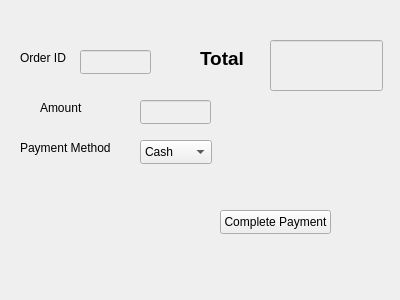
<?xml version="1.0" encoding="UTF-8"?>
<ui version="4.0">
 <class>Form</class>
 <widget class="QWidget" name="Form">
  <property name="geometry">
   <rect>
    <x>0</x>
    <y>0</y>
    <width>400</width>
    <height>300</height>
   </rect>
  </property>
  <property name="windowTitle">
   <string>Form</string>
  </property>
  <widget class="QLineEdit" name="lineEdit_6">
   <property name="enabled">
    <bool>false</bool>
   </property>
   <property name="geometry">
    <rect>
     <x>80</x>
     <y>50</y>
     <width>71</width>
     <height>24</height>
    </rect>
   </property>
  </widget>
  <widget class="QLabel" name="label_8">
   <property name="geometry">
    <rect>
     <x>200</x>
     <y>50</y>
     <width>71</width>
     <height>16</height>
    </rect>
   </property>
   <property name="font">
    <font>
     <pointsize>14</pointsize>
     <bold>true</bold>
    </font>
   </property>
   <property name="text">
    <string>Total</string>
   </property>
  </widget>
  <widget class="QLabel" name="label_7">
   <property name="geometry">
    <rect>
     <x>20</x>
     <y>50</y>
     <width>71</width>
     <height>16</height>
    </rect>
   </property>
   <property name="text">
    <string>Order ID</string>
   </property>
  </widget>
  <widget class="QLineEdit" name="lineEdit_7">
   <property name="enabled">
    <bool>false</bool>
   </property>
   <property name="geometry">
    <rect>
     <x>270</x>
     <y>40</y>
     <width>113</width>
     <height>51</height>
    </rect>
   </property>
  </widget>
  <widget class="QLabel" name="label">
   <property name="geometry">
    <rect>
     <x>20</x>
     <y>140</y>
     <width>101</width>
     <height>16</height>
    </rect>
   </property>
   <property name="text">
    <string>Payment Method</string>
   </property>
  </widget>
  <widget class="QComboBox" name="comboBox">
   <property name="geometry">
    <rect>
     <x>140</x>
     <y>140</y>
     <width>72</width>
     <height>24</height>
    </rect>
   </property>
   <item>
    <property name="text">
     <string>Cash</string>
    </property>
   </item>
   <item>
    <property name="text">
     <string>Credit</string>
    </property>
   </item>
   <item>
    <property name="text">
     <string>Bank Transfer</string>
    </property>
   </item>
  </widget>
  <widget class="QLineEdit" name="lineEdit_8">
   <property name="enabled">
    <bool>false</bool>
   </property>
   <property name="geometry">
    <rect>
     <x>140</x>
     <y>100</y>
     <width>71</width>
     <height>24</height>
    </rect>
   </property>
  </widget>
  <widget class="QLabel" name="label_9">
   <property name="geometry">
    <rect>
     <x>40</x>
     <y>100</y>
     <width>71</width>
     <height>16</height>
    </rect>
   </property>
   <property name="text">
    <string>Amount</string>
   </property>
  </widget>
  <widget class="QPushButton" name="pushButton">
   <property name="geometry">
    <rect>
     <x>220</x>
     <y>210</y>
     <width>111</width>
     <height>24</height>
    </rect>
   </property>
   <property name="text">
    <string>Complete Payment</string>
   </property>
  </widget>
 </widget>
 <resources/>
 <connections/>
</ui>
